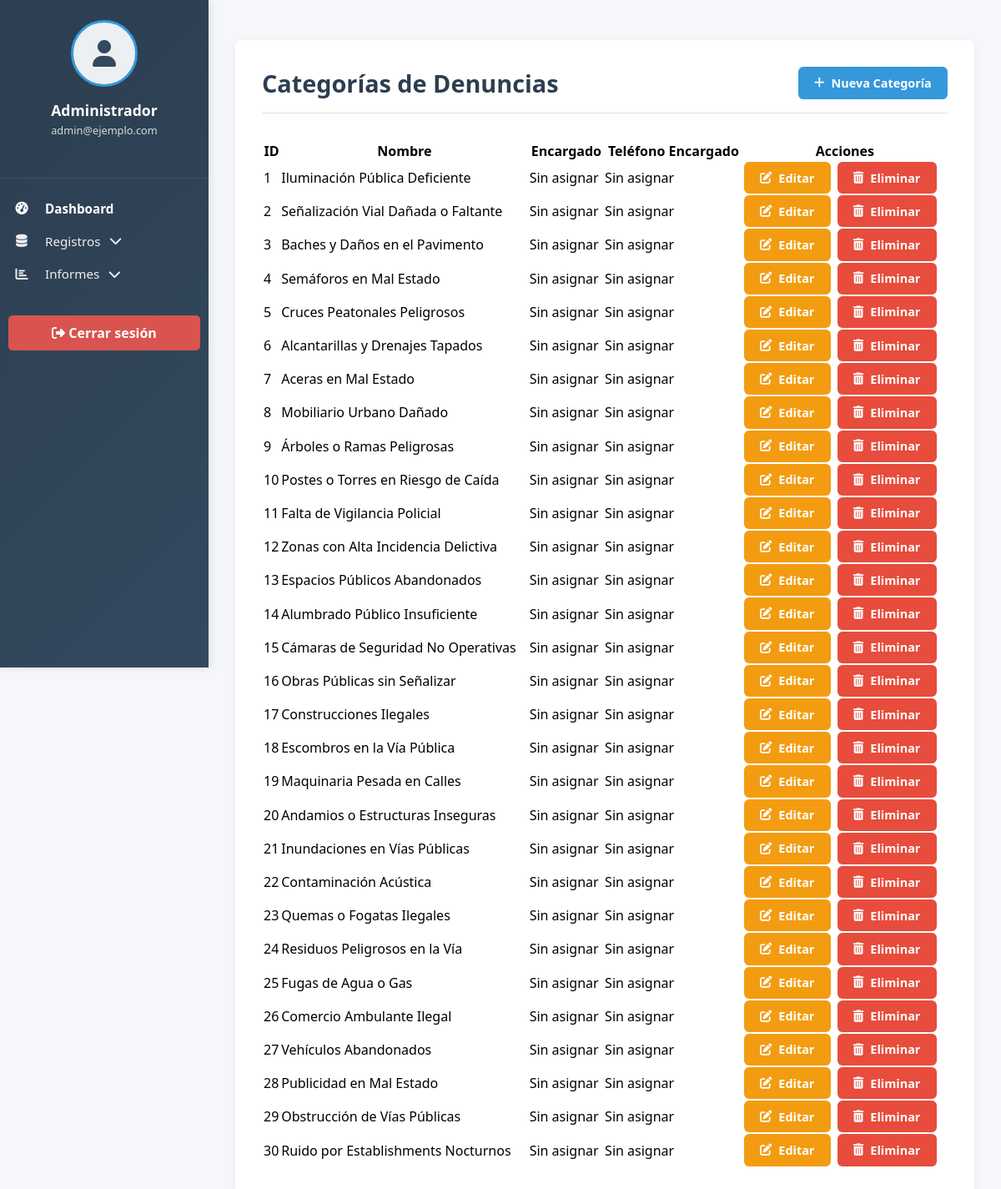
The app's page /router_admin.php?page=listar_categorias with its own data.
### tables this page shows
CREATE TABLE categorias (
    id INT AUTO_INCREMENT PRIMARY KEY,
    nombre VARCHAR(100) NOT NULL,
    encargado_id INT DEFAULT NULL
);

### config/database.php (called while the page is built)
<?php
class Database {
    private $servidor = "localhost";
    private $base_de_datos = "alertaciudadana";
    private $usuario = "root";
    private $contrasenia = "";
    private $conexion;
    public function __construct() {
        try {
            $this->conexion = new PDO(
                "mysql:host=" . $this->servidor . ";dbname=" . $this->base_de_datos,
                $this->usuario,
                $this->contrasenia
            );
            $this->conexion->setAttribute(PDO::ATTR_ERRMODE, PDO::ERRMODE_EXCEPTION);
        } catch (PDOException $ex) {
            echo "Error de conexión: " . $ex->getMessage();
            die();
        }
    }
    public function getConnection() {
        return $this->conexion;
    }
}
?>

### models/admin_model.php (called while the page is built, shortened)
<?php require_once __DIR__ . '/../config/database.php';
class AdministradorModel
{
    private $conexion;
    public function __construct()
    {
        $db = new Database();
        $this->conexion = $db->getConnection();
    }
    public function obtenerCategorias()
    {
        try {
            $sql = "SELECT c.id, c.nombre, a.nombre AS nombre_encargado, a.telefono AS telefono_encargado
                FROM categorias c
                LEFT JOIN agentes a ON c.encargado_id = a.id";
            $stmt = $this->conexion->prepare($sql);
            $stmt->execute();
            return $stmt->fetchAll(PDO::FETCH_ASSOC);
        } catch (PDOException $e) {
            return [];
        }
    }
}

### controllers/admin_controller.php (called while the page is built, shortened)
<?php require_once __DIR__ . '../../models/admin_model.php';
class admin_controller
{
    public function obtenerCategorias()
    {
        $modelo = new AdministradorModel();
        return $modelo->obtenerCategorias();
    }
    public function obtenerTodasLasCategorias()
    {
        $modelo = new AdministradorModel();
        return $modelo->obtenerCategorias();
    }
}

### views/administradores/listar_categorias.php (the view, shortened to what this page needs)
<?php
require_once __DIR__ . '../../../templates/layout_admin.php';
require_once __DIR__ . '../../../controllers/admin_controller.php';
$controller = new admin_controller();
$categorias = $controller->obtenerCategorias();
$categorias = $controller->obtenerTodasLasCategorias();
?>
<div class="main-content">
    <div class="admin-content">
        <div class="content-header">
            <h1 class="page-title">Categorías de Denuncias</h1>
            <button id="openModalBtn" class="btn btn-primary">
                <i class="fas fa-plus"></i> Nueva Categoría
            </button>
        </div>
        <table id="categoriasTable" class="display" style="width:100%">
            <thead>
                <tr>
                    <th>ID</th>
                    <th>Nombre</th>
                    <th>Encargado</th>
                    <th>Teléfono Encargado</th>
                    <th>Acciones</th>
                </tr>
            </thead>
            <tbody>
                <?php foreach ($categorias as $cat): ?>
                    <tr>
                        <td><?php echo htmlspecialchars($cat['id']); ?></td>
                        <td><?php echo htmlspecialchars($cat['nombre']); ?></td>
                        <td><?php echo !empty($cat['nombre_encargado']) ? htmlspecialchars($cat['nombre_encargado']) : 'Sin asignar'; ?></td>
                        <td><?php echo !empty($cat['telefono_encargado']) ? htmlspecialchars($cat['telefono_encargado']) : 'Sin asignar'; ?></td>
                        <td>
                            <div class="action-buttons">
                                <a class="btn btn-edit" data-id="<?php echo $cat['id']; ?>">
                                    <i class="fas fa-edit"></i> Editar
                                </a>
                                <button class="btn btn-danger">
                                    <i class="fas fa-trash-alt"></i> Eliminar
                                </button>
                            </div>
                        </td>
                    </tr>
                <?php endforeach; ?>
            </tbody>
        </table>
    </div>
</div>

### router_admin.php (shortened to what this page needs)
<?php
require_once 'controllers/admin_controller.php';
$page = $_GET['page'] ?? 'home';
switch ($page) {
    case 'listar_categorias':
        include 'views/administradores/listar_categorias.php';
        break;
}

### templates/layout_admin.php (shortened to what this page needs)
<!DOCTYPE html>
<html lang="es">
<head>
    <link rel="stylesheet" href="https://cdnjs.cloudflare.com/ajax/libs/font-awesome/6.4.0/css/all.min.css">
</head>
<body>
    <aside class="admin-sidebar">
        <div class="admin-header">
            <div class="profile-container">
                <?php if (!empty($_SESSION['usuario_foto_base64'])): ?>
                    <img alt="Foto de perfil" class="profile-picture">
                <?php else: ?>
                    <div class="profile-default">
                        <i class="fas fa-user"></i>
                    </div>
                <?php endif; ?>
                <div class="profile-info">
                    <div class="profile-name"><?php echo htmlspecialchars($_SESSION['admin_nombre'] ?? 'Administrador'); ?></div>
                    <div class="profile-email"><?php echo htmlspecialchars($_SESSION['admin_email'] ?? 'admin@ejemplo.com'); ?></div>
                </div>
            </div>
        </div>
        <nav class="admin-menu">
            <a href="router_admin.php?page=home" class="menu-item active">
                <i class="fas fa-tachometer-alt"></i>
                <span>Dashboard</span>
            </a>
            <div class="menu-item">
                <i class="fas fa-database"></i>
                <span>Registros</span>
                <i class="fas fa-chevron-down ml-auto"></i>
            </div>
            <div class="menu-item">
                <i class="fas fa-chart-bar"></i>
                <span>Informes</span>
                <i class="fas fa-chevron-down ml-auto"></i>
            </div>
            <div class="logout-container" style="margin-top: 20px; padding: 10px;">
                <a href="logout.php" class="logout-btn" style="
                    display: block;
                    background: #d9534f;
                    color: white;
                    text-align: center;
                    padding: 10px;
                    border-radius: 5px;
                    text-decoration: none;
                    font-weight: bold;
                ">
                    <i class="fas fa-sign-out-alt"></i> Cerrar sesión
                </a>
            </div>
        </nav>
    </aside>
</body>
</html>

### templates/layout_admin.php (style rules this page uses)
:root { --primary-color: #2c3e50; --secondary-color: #3498db; --accent-color: #e74c3c; --light-color: #ecf0f1; --dark-color: #34495e; --sidebar-width: 250px; }
* { margin: 0; padding: 0; box-sizing: border-box; font-family: 'Segoe UI', Tahoma, Geneva, Verdana, sans-serif; }
body { display: flex; min-height: 100vh; background-color: #f5f7fa; }
.admin-sidebar { width: var(--sidebar-width); background: linear-gradient(135deg, var(--primary-color), var(--dark-color)); color: white; height: 100vh; position: fixed; box-shadow: 2px 0 10px rgba(0, 0, 0, 0.1); transition: all 0.3s; z-index: 100; }
.admin-header { padding: 1.5rem; border-bottom: 1px solid rgba(255, 255, 255, 0.1); text-align: center; }
.profile-container { display: flex; flex-direction: column; align-items: center; margin-bottom: 1.5rem; }
.profile-default { width: 80px; height: 80px; border-radius: 50%; background-color: var(--light-color); display: flex; align-items: center; justify-content: center; color: var(--dark-color); font-size: 2rem; border: 3px solid var(--secondary-color); margin-bottom: 1rem; }
.profile-info { text-align: center; }
.profile-name { font-weight: 600; font-size: 1.1rem; margin-bottom: 0.2rem; }
.profile-email { font-size: 0.8rem; opacity: 0.8; }
.admin-menu { padding: 1rem 0; }
.menu-item { display: flex; align-items: center; gap: 0.5rem; padding: 0.6rem 1rem; font-size: 0.95rem; color: #f0f0f0; text-decoration: none; cursor: pointer; transition: all 0.3s; border-radius: 4px; }
.menu-item i { margin-right: 10px; width: 20px; text-align: center; }
.menu-item.active { font-weight: 600; color: #ffffff; }
.main-content { flex: 1; margin-left: var(--sidebar-width); padding: 2rem; background-color: #f5f7fa; min-height: 100vh; }
.content-header { display: flex; justify-content: space-between; align-items: center; margin-bottom: 2rem; padding-bottom: 1rem; border-bottom: 1px solid #e0e0e0; }
.page-title { font-size: 1.8rem; color: var(--primary-color); }

### views/administradores/listar_categorias.php (style rules this page uses)
.admin-content { background-color: white; border-radius: 8px; box-shadow: 0 2px 10px rgba(0, 0, 0, 0.05); padding: 2rem; margin-top: 1rem; }
.content-header { display: flex; justify-content: space-between; align-items: center; margin-bottom: 2rem; padding-bottom: 1rem; border-bottom: 1px solid #e0e0e0; }
.page-title { font-size: 1.8rem; color: var(--primary-color); font-weight: 600; }
.btn { padding: 0.6rem 1.2rem; border-radius: 6px; font-weight: 600; cursor: pointer; transition: all 0.3s ease; border: none; font-size: 0.9rem; display: inline-flex; align-items: center; gap: 0.5rem; }
.btn-primary { background-color: var(--secondary-color); color: white; }
.btn-edit { background-color: #f39c12; color: white; }
.btn-danger { background-color: var(--accent-color); color: white; }
.action-buttons { display: flex; gap: 0.5rem; }

### records on screen
categorias: id "1", nombre "Iluminación Pública Deficiente"
categorias: id "2", nombre "Señalización Vial Dañada o Faltante"
categorias: id "3", nombre "Baches y Daños en el Pavimento"
categorias: id "4", nombre "Semáforos en Mal Estado"
categorias: id "5", nombre "Cruces Peatonales Peligrosos"
categorias: id "6", nombre "Alcantarillas y Drenajes Tapados"
categorias: id "7", nombre "Aceras en Mal Estado"
categorias: id "8", nombre "Mobiliario Urbano Dañado"
categorias: id "9", nombre "Árboles o Ramas Peligrosas"
categorias: id "10", nombre "Postes o Torres en Riesgo de Caída"
categorias: id "11", nombre "Falta de Vigilancia Policial"
categorias: id "12", nombre "Zonas con Alta Incidencia Delictiva"
categorias: id "13", nombre "Espacios Públicos Abandonados"
categorias: id "14", nombre "Alumbrado Público Insuficiente"
categorias: id "15", nombre "Cámaras de Seguridad No Operativas"
categorias: id "16", nombre "Obras Públicas sin Señalizar"
categorias: id "17", nombre "Construcciones Ilegales"
categorias: id "18", nombre "Escombros en la Vía Pública"
categorias: id "19", nombre "Maquinaria Pesada en Calles"
categorias: id "20", nombre "Andamios o Estructuras Inseguras"
categorias: id "21", nombre "Inundaciones en Vías Públicas"
categorias: id "22", nombre "Contaminación Acústica"
categorias: id "23", nombre "Quemas o Fogatas Ilegales"
categorias: id "24", nombre "Residuos Peligrosos en la Vía"
categorias: id "25", nombre "Fugas de Agua o Gas"
categorias: id "26", nombre "Comercio Ambulante Ilegal"
categorias: id "27", nombre "Vehículos Abandonados"
categorias: id "28", nombre "Publicidad en Mal Estado"
categorias: id "29", nombre "Obstrucción de Vías Públicas"
categorias: id "30", nombre "Ruido por Establishments Nocturnos"

### other values on screen
$_SESSION['admin_nombre'] "Administrador"
$_SESSION['admin_email'] "admin@ejemplo.com"
